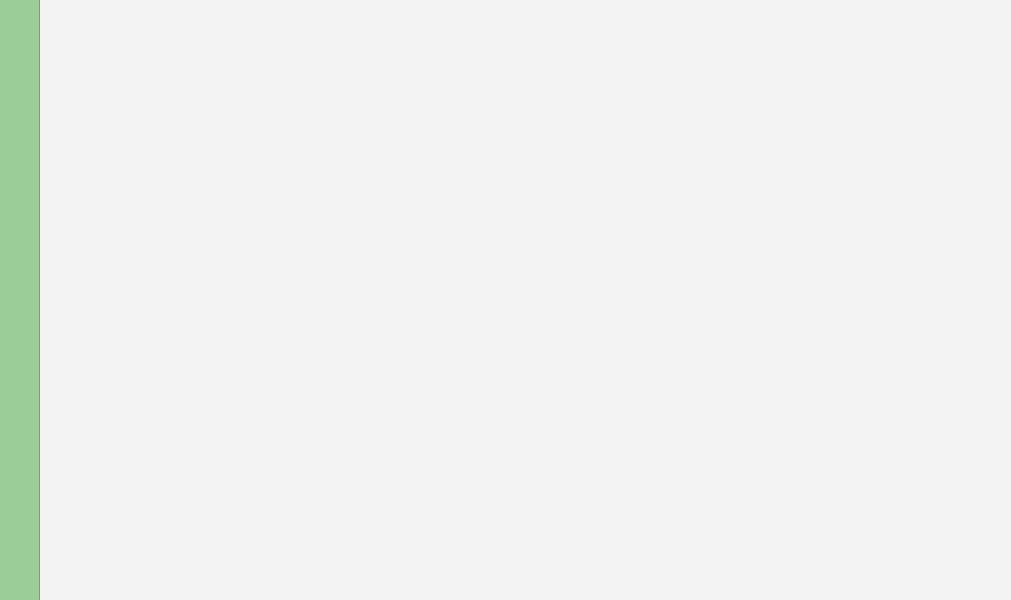
<?xml version="1.0" encoding="UTF-8"?>
<ui version="4.0">
 <class>MainWindow</class>
 <widget class="QMainWindow" name="MainWindow">
  <property name="geometry">
   <rect>
    <x>0</x>
    <y>0</y>
    <width>1011</width>
    <height>600</height>
   </rect>
  </property>
  <property name="windowTitle">
   <string>MainWindow</string>
  </property>
  <widget class="QWidget" name="centralwidget">
   <widget class="QFrame" name="frame_green">
    <property name="geometry">
     <rect>
      <x>-1</x>
      <y>-1</y>
      <width>41</width>
      <height>611</height>
     </rect>
    </property>
    <property name="styleSheet">
     <string notr="true">background-color: rgb(156, 204, 152);</string>
    </property>
    <property name="frameShape">
     <enum>QFrame::StyledPanel</enum>
    </property>
    <property name="frameShadow">
     <enum>QFrame::Raised</enum>
    </property>
   </widget>
   <widget class="QFrame" name="frame_white">
    <property name="geometry">
     <rect>
      <x>39</x>
      <y>-1</y>
      <width>981</width>
      <height>611</height>
     </rect>
    </property>
    <property name="styleSheet">
     <string notr="true">background-color: rgb(243, 243, 243);</string>
    </property>
    <property name="frameShape">
     <enum>QFrame::StyledPanel</enum>
    </property>
    <property name="frameShadow">
     <enum>QFrame::Raised</enum>
    </property>
    <widget class="MplWidget" name="MlpWidget" native="true">
     <property name="geometry">
      <rect>
       <x>60</x>
       <y>60</y>
       <width>871</width>
       <height>501</height>
      </rect>
     </property>
     <property name="styleSheet">
      <string notr="true">QWidget{
		border: 2px solid gray;
};</string>
     </property>
    </widget>
   </widget>
   <zorder>frame_white</zorder>
   <zorder>frame_green</zorder>
  </widget>
 </widget>
 <customwidgets>
  <customwidget>
   <class>MplWidget</class>
   <extends>QWidget</extends>
   <header>mplwidget.h</header>
   <container>1</container>
  </customwidget>
 </customwidgets>
 <resources/>
 <connections/>
</ui>
